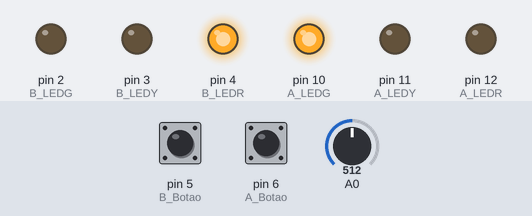
The sketch below on a simulated Arduino Uno, built with avr-gcc and run on an emulated ATmega328P. Shown: output pins drawn as LEDs (lit = HIGH). The test bench sets the inputs (shaded band); at power-on: pin 5 (B_Botao) LOW, pin 6 (A_Botao) LOW, A0 = 512.

Above: at 2.2 s.
2.3 s: pin 5 (B_Botao) pulled HIGH for 0.15 s
At 3.1 s:
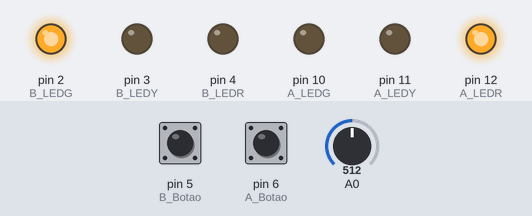
5.4 s: pin 6 (A_Botao) pulled HIGH for 1 s
At 7.0 s:
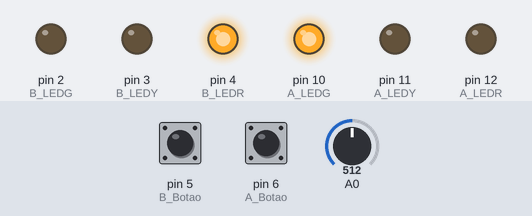
9.4 s: pin 6 (A_Botao) pulled HIGH for 3.2 s
At 11.6 s:
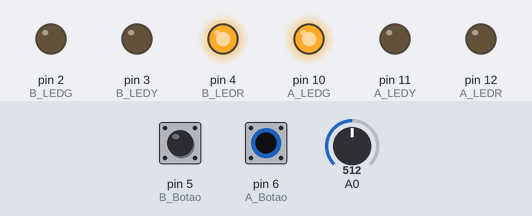
15.6 s: pin 6 (A_Botao) pulled HIGH for 0.15 s
Timing chart, 0 to 28.6 s (numbered marks = the images above; inputs shaded):
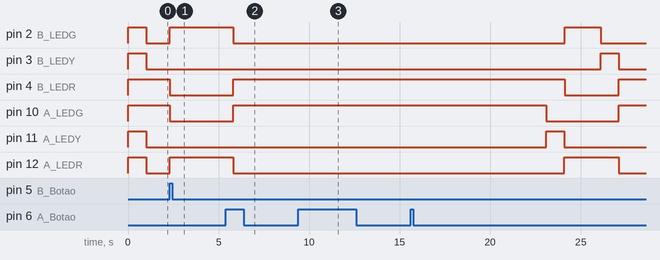

The sketch:

Q0468-Sketch.ino
```cpp
// C++ code
//coding: utc-8
//Nome das cores das variáveis em inglês

//Semáforo A
#define A_LEDR 12
#define A_LEDY 11
#define A_LEDG 10
#define A_Botao 6
int A_TempoG =  3000;
int A_TempoY = 1000;
int A_TempoR =  3000;
int A_TempoGEmergencia = 1500;
int A_UltimoLedAceso = 2; //0 pro vermelho, 1 amarelo, 2 verde
unsigned long A_UltimaExecucao = 0;

int pinosA[] = {12, 11, 10};

//Semáforo B
#define B_LEDR 4
#define B_LEDY 3
#define B_LEDG 2
#define B_Botao 5
int B_TempoG = 2000;
int B_TempoY = 1000;
int B_TempoR = 4000;
int B_TempoGEmergencia = 1500;
int B_UltimoLedAceso = 0; //0 pro vermelho, 1 amarelo, 2 verde
unsigned long B_UltimaExecucao = 0;

int pinosB[] = {4, 3, 2};

//controlador pro flash dos LEDs
int controlador = 0;

void setup(){
  Serial.begin(9600);
  //Semáforo A como saída
  for (int i =10; i<13; i++){
    pinMode(i, OUTPUT);
  }
  //Semáforo B como saída
  for (int i =2; i<5; i++){
    pinMode(i, OUTPUT);
  }
  pinMode(A_Botao, INPUT);
  pinMode(B_Botao, INPUT);

  iniciar();

  A_Semaforo();
  B_Semaforo();
}

void iniciar(){
  //Inicia com flash
    digitalWrite(A_LEDR, HIGH);
    digitalWrite(A_LEDY, HIGH);
    digitalWrite(A_LEDG, HIGH);
    digitalWrite(B_LEDR, HIGH);
    digitalWrite(B_LEDY, HIGH);
    digitalWrite(B_LEDG, HIGH);
    delay(1000);
    digitalWrite(A_LEDR, LOW);
    digitalWrite(A_LEDY, LOW);
    digitalWrite(A_LEDG, LOW);
    digitalWrite(B_LEDR, LOW);
    digitalWrite(B_LEDY, LOW);
    digitalWrite(B_LEDG, LOW);

    A_UltimaExecucao = millis();
    B_UltimaExecucao = millis();
}

void loop(){
  //Inicío dos semáforos
  if(A_checar()) {
    A_Semaforo();
  }

  if(B_checar()){
    B_Semaforo();
  }

  //Botões
  if(digitalRead(A_Botao)){
    A_Button();
  }
  if(digitalRead(B_Botao)){
    B_Button();
  }

  //Horário de rush
  if(analogRead(A0) < 500){
  A_TempoG = 4000;
  B_TempoR = 5000;
  }

}

bool A_checar(){ //Verificar qual foi o LED anterior
  if(A_UltimoLedAceso == 0) {
    return millis() - A_UltimaExecucao >= A_TempoY;
  } else if(A_UltimoLedAceso == 1) {
    return millis() - A_UltimaExecucao >= A_TempoG;
  } else {
    return millis() - A_UltimaExecucao >= A_TempoR;
  }
}

bool B_checar(){ //Verificar qual foi o LED anterior
  if(B_UltimoLedAceso == 0) {
    return millis() - B_UltimaExecucao >= B_TempoY;
  } else if(B_UltimoLedAceso == 1) {
    return millis() - B_UltimaExecucao >= B_TempoG;
  } else {
    return millis() - B_UltimaExecucao >= B_TempoR;
  }
}

void A_Semaforo(){
  digitalWrite(A_LEDG, LOW);
  digitalWrite(A_LEDY, LOW);
  digitalWrite(A_LEDR, LOW);

  (A_UltimoLedAceso == 0) ? digitalWrite(pinosA[2], LOW) : digitalWrite(pinosA[A_UltimoLedAceso - 1], LOW);
  digitalWrite(pinosA[A_UltimoLedAceso], HIGH);
  A_UltimoLedAceso = (A_UltimoLedAceso == 0) ? 2 : --A_UltimoLedAceso;
  A_UltimaExecucao = millis();

}

void B_Semaforo(){
  digitalWrite(B_LEDG, LOW);
  digitalWrite(B_LEDY, LOW);
  digitalWrite(B_LEDR, LOW);

  (B_UltimoLedAceso == 0) ? digitalWrite(pinosB[2], LOW) : digitalWrite(pinosB[B_UltimoLedAceso - 1], LOW);
  digitalWrite(pinosB[B_UltimoLedAceso], HIGH);
  B_UltimoLedAceso = (B_UltimoLedAceso == 0) ? 2 : --B_UltimoLedAceso;
  B_UltimaExecucao = millis();

}


void A_Button(){

    digitalWrite(A_LEDR, LOW);
    digitalWrite(A_LEDY, LOW);
    digitalWrite(B_LEDY, LOW);
    digitalWrite(B_LEDG, LOW);

  digitalWrite(A_LEDG, HIGH);
  digitalWrite(B_LEDR, HIGH);
    delay(4500); //3s + 1,5s
    digitalWrite(A_LEDG, LOW);
  digitalWrite(B_LEDR, LOW);


    A_UltimoLedAceso = 2;
    B_UltimoLedAceso = 0;

    //A_UltimaExecucao = millis();
    //B_UltimaExecucao = millis();

    if(A_checar()) {
    A_Semaforo();
  }

}

void B_Button(){
  digitalWrite(B_LEDR, LOW);
  digitalWrite(B_LEDY, LOW);
  digitalWrite(A_LEDY, LOW);
  digitalWrite(A_LEDG, LOW);

  digitalWrite(B_LEDG, HIGH);
  digitalWrite(A_LEDR, HIGH);
  delay(3500); //2s + 1,5s
  digitalWrite(B_LEDG, LOW);
  digitalWrite(A_LEDR, LOW);

  A_UltimoLedAceso = 0;
  B_UltimoLedAceso = 2;

  if(B_checar()){
    B_Semaforo();
  }
}
```

Measured:
- after the input at 2.3 s, pin 2 (B_LEDG), pin 12 (A_LEDR): LOW → HIGH after 0.00 s instead of 2.7 s; pin 4 (B_LEDR): HIGH → LOW after 0.00 s instead of 2.7 s; pin 10 (A_LEDG): HIGH → LOW after 0.00 s instead of 1.7 s; pin 11 (A_LEDY): stays LOW (without the input it goes to HIGH after 1.7 s)
- after the input at 5.4 s, pin 2 (B_LEDG): HIGH → LOW after 0.40 s instead of 2.4 s; pin 3 (B_LEDY): stays LOW (without the input it goes to HIGH after 2.4 s); pin 4 (B_LEDR), pin 10 (A_LEDG): LOW → HIGH after 0.40 s instead of 3.4 s; pin 12 (A_LEDR): HIGH → LOW after 0.40 s instead of 3.4 s
- after the input at 9.4 s, pin 2 (B_LEDG), pin 12 (A_LEDR): stays LOW (without the input it goes to HIGH after 4.9 s); pin 4 (B_LEDR): stays HIGH (without the input it goes to LOW after 4.9 s); pin 10 (A_LEDG): stays HIGH (without the input it goes to LOW after 3.9 s); pin 11 (A_LEDY): stays LOW (without the input it goes to HIGH after 3.9 s)
